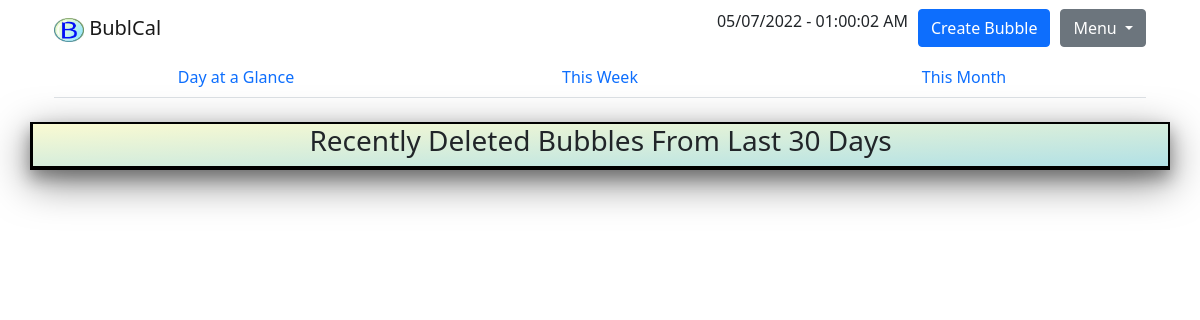
The app's page /app/deadview/ (signed in), older data.
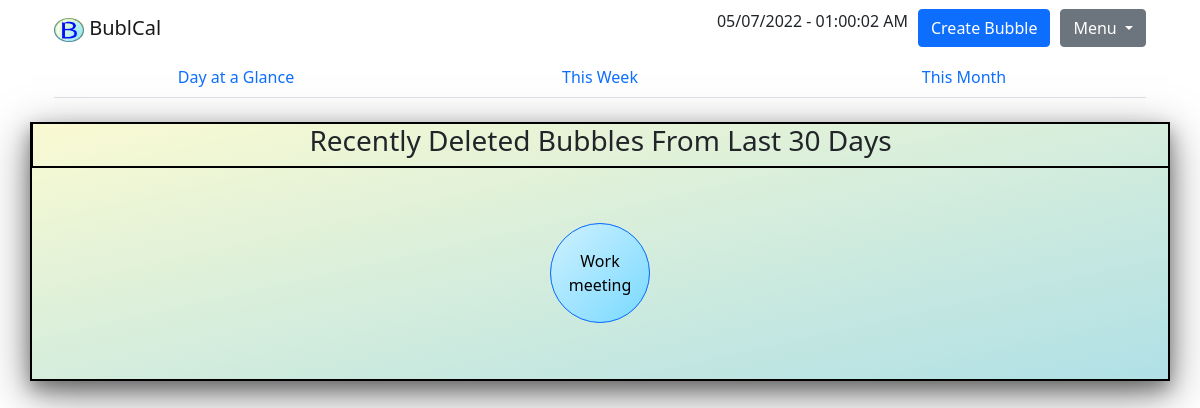
The same page, newer data.
### app/models.py (models this page shows)
class Bubl(models.Model):
    email   = models.ForeignKey(UserData, on_delete=models.CASCADE);
    name    = models.CharField(max_length=32);
    note    = models.CharField(max_length=32);
    date    = models.DateField();
    time    = models.TimeField(auto_now=False, auto_now_add=False);
    length  = models.IntegerField();
    moved   = models.IntegerField(default=0);
    dead    = models.BooleanField(default=False);
    done    = models.BooleanField(default=False);

### app/views.py (the view)
# urls.py: path("deadview/",           views.deadview,     name="dead-view"),
def deadview(request):
    result = bublcal_lib.verifyLogin(request);
    if(not result[0]):
        return render(request, "login_message.html");
    user = result[1];
    bubls = bublcal_lib.getUserDeadBubls(user);
    args =  {
                "loggedIn": True,
                "bubls": bubls,
            };
    return render(request, "deadview.html", args);

### app/bublcal_lib.py (called while the page is built)
def verifyLogin(request):
    session = request.session;
    if("email" in session):
        if(session["email"] != None):
            email = session["email"]
            return [True, email];
    return [False, None];

def getUserObject(email):
    for user in UserData.objects.all():
        if(user.email == email):
            return user; # Object found
    return None; # No object found

def getUserDeadBubls(email):
    user = getUserObject(email);
    if(user == None):
        return None;
    bubls = [];
    for bubl in Bubl.objects.all():
        if(bubl.email.email == email and bubl.dead == True):
            bubls.append(bubl);
    return bubls;

### app/templates/deadview.html (shortened to what this page needs)
{% extends "base.html" %}
{% load static %}
{% block content %}
    <br>
    <div class="container baseBG">
            <div class="row left">
                <center>
                    <h3>Recently Deleted Bubbles From Last 30 Days</h3>
                </center>
            </div>
        <center>
            <div class="row">
                {% for bubl in bubls %}
                <div class="col">
                    <button type="button" class="btn btn-primary bubl" data-bs-toggle="modal"
                        data-bs-target="#bubl-{{bubl.id}}" title="At {{bubl.time}}">
                        {{ bubl.name }}
                    </button>
                </div>
            {% endfor %}
        </div>
    </div>
{% endblock content %}

### app/templates/base.html (shortened to what this page needs)
{% load static %}
<!doctype html>
<html lang="en" xmlns="http://www.w3.org/1999/html">
	<head>
		<link href="https://cdn.jsdelivr.net/npm/bootstrap@5.1.3/dist/css/bootstrap.min.css" rel="stylesheet">
	</head>
	<body>
		<div class="container-sm">
			{% if loggedIn == True %}
				<nav class="navbar navbar-light" style="background-color:#FFFFFF">
					<div class="container">
						<a class="navbar-brand" href="/app/glance">
							<img src="{% static 'img/logo2.jpg' %}" alt="" width="30" height="24">
							BublCal
						</a>
						<div class="dropdown d-flex justify-content-end">
							<span class="dateetime" id='ct7'></span>
							<div style="width:10px"></div>
							<button type="button" class="btn btn-primary" data-bs-toggle="modal" data-bs-target="#exampleModal">
								Create Bubble
							</button>
							<div style="width:10px"></div>
							<button class="btn btn-secondary dropdown-toggle" type="button" id="dropdownMenuButton1" data-bs-toggle="dropdown">
								Menu
							</button>
						</div>
					</div>
				</nav>
				{% include "nav_tabs.html" %}
				{% endif %}
		</div>
		{% block content %}
		{% endblock content %}
	</body>
</html>

### app/templates/nav_tabs.html (shortened to what this page needs)
{% load static %}
{% url "glance-view" as daily %}
{% url "weekly-view" as weekly %}
{% url "monthly-view" as monthly %}
<div class="container">
    <ul class="nav nav-tabs nav-justified" id="tabs" role="tablist">
        <li class="nav-item">
            <a
                id="daily"
                class="nav-link {% if request.path == daily %} active {% endif %}"
                href="{{daily}}">Day at a Glance</a>
        </li>
        <li class="nav-item">
            <a
                id="weekly"
                class="nav-link {% if 'weekly' in request.path %} active {% endif %}"
                href="/app/weekly/">This Week</a>
        </li>
        <li class="nav-item">
            <a
                id="monthly"
                class="nav-link {% if 'monthly' in request.path %} active {% endif %}"
                href="{{monthly}}">This Month</a>
        </li>
    </ul>
</div>

### app/templates/deadview.html (style rules this page uses)
.baseBG { border : 2px solid black; box-shadow : 0 8px 16px 0 rgba(0, 0, 0, 0.3), 0 12px 40px 0 rgba(0, 0, 0, 0.5); background-color : lightgray; background-image : linear-gradient(to bottom right,#fafad2, #b0e0e6 ); }
.left { border-left : 1px solid black; border-bottom : 2px solid black; }
.bubl { color : black; background-image : linear-gradient(to bottom right, rgba(207, 241, 255, 1), rgba(120, 217, 255, 1)); border-radius : 50%; display : flex; align-items : center; justify-content : center; width : 100px; height : 100px; margin-top : 5%; margin-bottom : 5%; }

Row changes from the older to the newer data that the page shows:
added Bubl: name "Work meeting"
